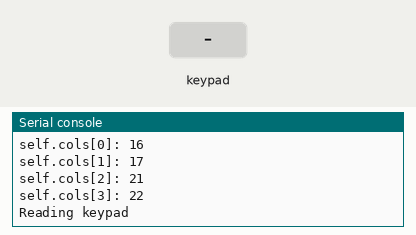
The program below on a simulated MicroPython board. On the bench: the last lines printed to the serial console. The test bench sets the inputs (shaded band).

Above: at 1.2 s.
1.3 s: key '1' pressed
4.3 s: key 'A' pressed
At 6.1 s:
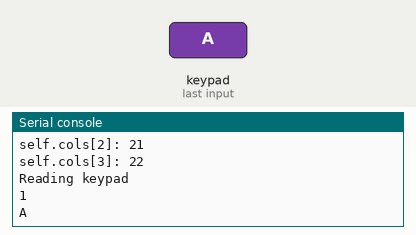
6.5 s: keypad keys 1 2 # pressed 0.4 s apart
At 11.1 s:
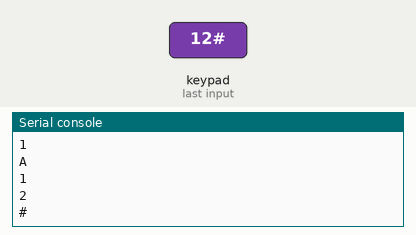
Timing chart, 0 to 12.6 s (numbered marks = the images above; inputs shaded):
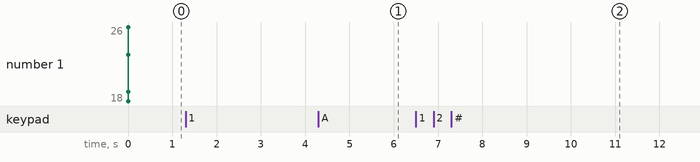

The program:

keypad_V3.py
```python
# (licence header left out)
from machine import Pin
from time import sleep_us,sleep_ms
from circular_buffer import CircularBuffer

class KeyPad:
    chars = [['1','2','3','A'],['4','5','6','B'],
             ['7','8','9','C'],['*','0','#','D']]

    def key_change(self,src):
        # print("key changed on col ",src, end=" ")
        # a key has been pressed, do a scan to find out which one
        # print("value: ",src.value())
        # if src.value() == 1:
        #     return
        for i in range(4):
            if src == self.cols[i]:
                col_found = i
                # print("col: ",i)
        src.irq(handler = None)
        cnt = 0
        for row in range(4):
            self.rows[row].on()
            if src.value() == 1:
                cnt +=1
                # print("row: ",row)
                row_found = row
                self.rows[row].off()
        # print("cnt: ",cnt)
        if cnt == 1:
            # print("button found: ",self.chars[row_found][col_found])
            self.cb.write(self.chars[row_found][col_found])
        src.irq(handler=self.key_change)


    def __init__(self,row1=23,row2=19,row3=18,row4=26,
                 col1=16,col2=17,col3=21,col4=22):
        self.rows = [None]*4
        self.cols = [None]*4

        self.cb = CircularBuffer(32)

        self.row_pins = [row1,row2,row3,row4]
        self.col_pins = [col1,col2,col3,col4]
        for i in range(4):
            print("self.rows[%d]: %d"%(i,self.row_pins[i]))
        for i in range(4):
            print("self.cols[%d]: %d"%(i,self.col_pins[i]))

        # set all pins to input with pull_up
        for row in range(4):
            self.rows[row]=Pin(self.row_pins[row],Pin.OUT)
            self.rows[row].off()    # set the level to zero
        for col in range(4):
            self.cols[col]=Pin(self.col_pins[col],Pin.IN,Pin.PULL_UP)
            self.cols[col].irq(handler=None)
            self.cols[col].irq(trigger=Pin.IRQ_FALLING,handler=self.key_change)


keypad = KeyPad()
print("Reading keypad")
for i in range(10):
    while keypad.cb.available():
        print(keypad.cb.read())
    sleep_ms(5000)
```

circular_buffer.py
```python
#!/opt/bin/lv_micropython

class CircularBuffer():
    def __init__(self, size):
        """Initialization"""
        self.buf = [None]*size
        self.wr_index = 0
        self.rd_index = 0
        self.size = size
        self.full = False
        self.overrun = False

    def write(self, value):
        """write an element element"""
        if self.full:
            print("buffer is full")
            self.overrun = True
            return
        else:
            # enter the data
            # print("write index: ",self.wr_index)
            # print("read index: ",self.rd_index)
            self.buf[self.wr_index] = value
            # increase the write index
            self.wr_index = (self.wr_index +1) % self.size
            # check if the buffer is full
            if self.wr_index == self.rd_index:
                self.full = True

    def read(self):
        ''' read an element '''
        if self.rd_index == self.wr_index and not self.full:
            print("buffer is empty")
            return None
        else:
            val = self.buf[self.rd_index]
            self.rd_index = (self.rd_index +1) % self.size
            self.full=False
            return val

    def available(self):
        ''' check if new data are available in the buffer '''
        if self.rd_index != self.wr_index:
            return True
        else:
            return False

    def is_full(self):
        ''' check if the buffer is full '''
        return self.full

    def overrun(self):
        ''' check for overrun errors '''
        return self.overrun

    def clr_overrun(self):
        ''' clear overrun flag '''
        self.overrun = False

    def flush(self):
        ''' clear the circular buffer '''
        self.wr_index = 0
        self.rd_index = 0
        self.full = False
        self.overrun = False
```

Measured:
- after the input at 4.3 s, the serial console: prints a new line after 0.70 s (image 1)
- after the input at 6.5 s, the serial console: prints a new line after 3.5 s (image 2)
